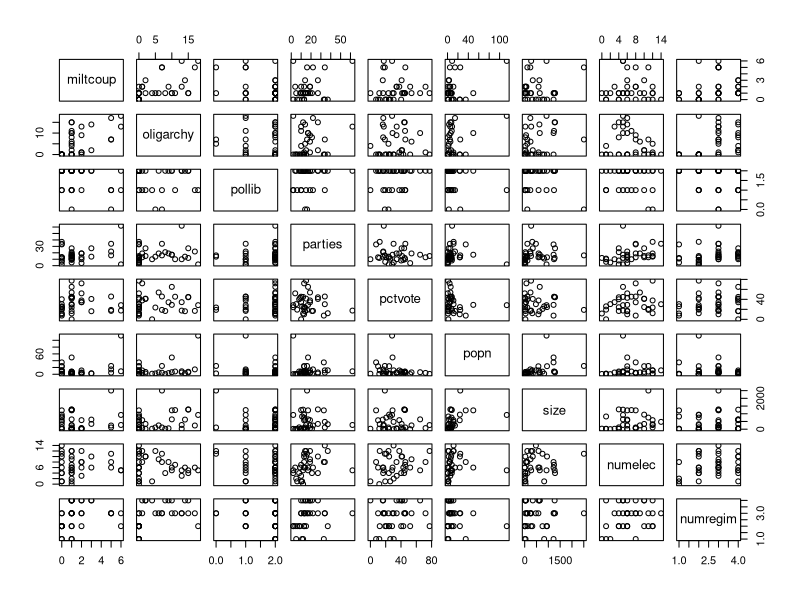
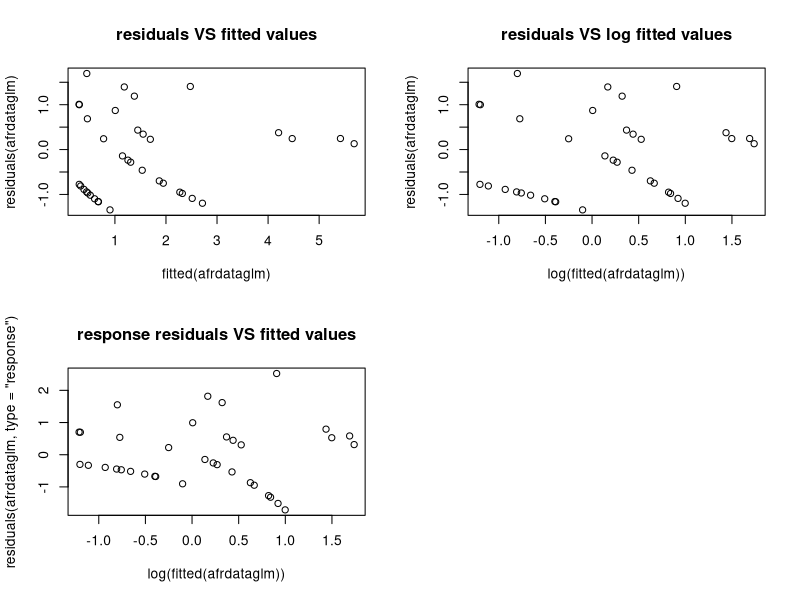

The R source for these figures, in order:
## ---- chunk 1
knitr::opts_chunk$set(echo = TRUE)
## ---- chunk 2
afrdata=read.table(file="africa.txt",header=TRUE);
pairs(afrdata);
afrdataglm=glm(miltcoup~oligarchy+pollib+parties+pctvote+popn+size+numelec+numregim, family=poisson,data=afrdata);
summary(afrdataglm);
## ---- chunk 3
confint(afrdataglm)
## ---- chunk 4
par(mfrow=c(2,2));
plot(fitted(afrdataglm),residuals(afrdataglm),main="residuals VS fitted values");plot(log(fitted(afrdataglm)),residuals(afrdataglm),main="residuals VS log fitted values");
plot(log(fitted(afrdataglm)),residuals(afrdataglm,type="response"),main="response residuals VS fitted values")
## ---- chunk 5
summary(glm(miltcoup~oligarchy+pollib+parties+pctvote+popn+size+numelec+numregim,data=afrdata))[12]
## ---- chunk 6
summary(glm(miltcoup~oligarchy+pollib+parties+pctvote+popn+size+numelec,data=afrdata))[12]
## ---- chunk 7
summary(glm(miltcoup~oligarchy+pollib+parties+pctvote+popn+size,data=afrdata))[12]
## ---- chunk 8
summary(glm(miltcoup~oligarchy+pollib+parties+popn+size,data=afrdata))[12]
## ---- chunk 9
summary(glm(miltcoup~oligarchy+pollib+parties+popn,data=afrdata))[12]
## ---- chunk 10
summary(glm(miltcoup~oligarchy+pollib+parties,data=afrdata))
